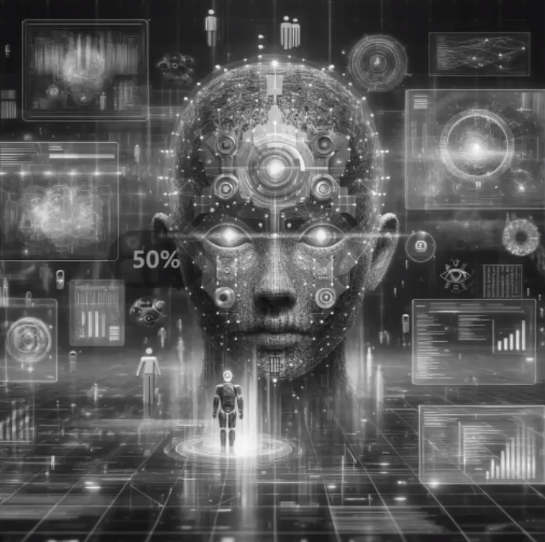
#> input picture code/robot.bmp, 545 x 542 px
$ python '案例8_SVD分解.py'
#> lines starting #> are read from the running program, lines starting #| are printed output that depends on the picture
import cv2
import numpy as np

# 读取图像
image = cv2.imread('robot.bmp', 0)    # 读取为灰度图像
#> image: shape (542, 545); min 15, max 254, mean 88.4

# 对图像进行svd分解。np.float64双精度浮点数类型，image.astype可以对数据类型进行转换
U, S, V = np.linalg.svd(image.astype(np.float64), full_matrices=False)
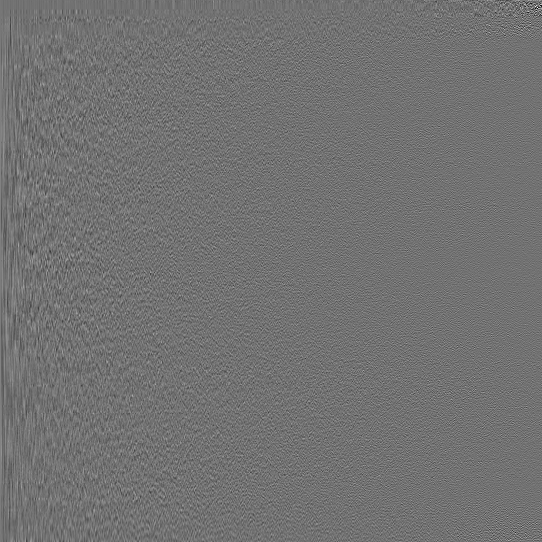
#> U: shape (542, 542) float64; min -0.399, max 0.491, mean 7.32e-05; drawn with min black and max white
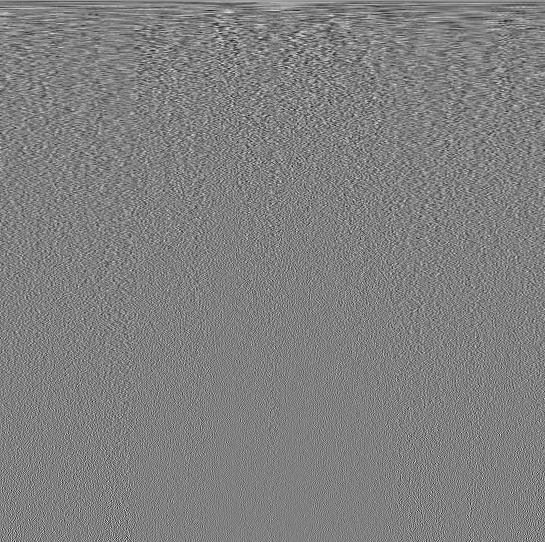
#> V: shape (542, 545) float64; min -0.223, max 0.22, mean 6.34e-05; drawn with min black and max white
#> S = 542 values, max 50319.4 at index 0, min 0.0963 at index 541, mean 364.2

# 定义要保留的奇异值数量
k = 10   # 用前十个最大的特征值重构
s_k = np.diag(S[:k])

# 重构图像
compressed_image = np.dot(U[:, :k], np.dot(s_k, V[:k, :]))
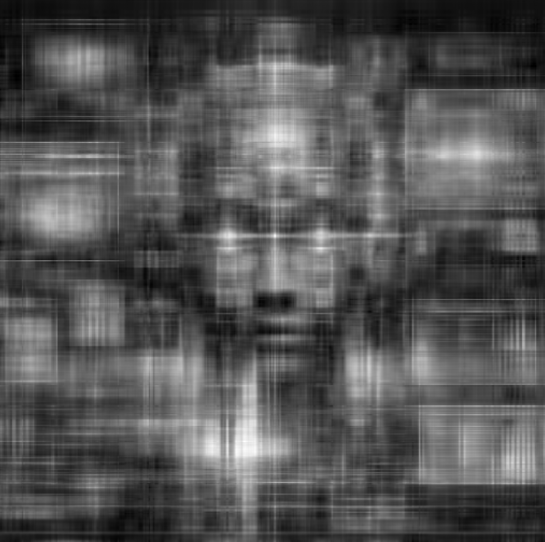
#> compressed_image: shape (542, 545) float64; min 2.23, max 261.6, mean 88.4; drawn with min black and max white
compressed_image = np.clip(compressed_image, 0, 255).astype(np.uint8)  # uint8无符号整数类型

# 显示图像
cv2.imshow('Original Image', image)
cv2.imshow('Compress Image', compressed_image)
cv2.waitKey(0)
cv2.destroyAllWindows()

$ run again, with code/fqk.png saved as code/robot.bmp
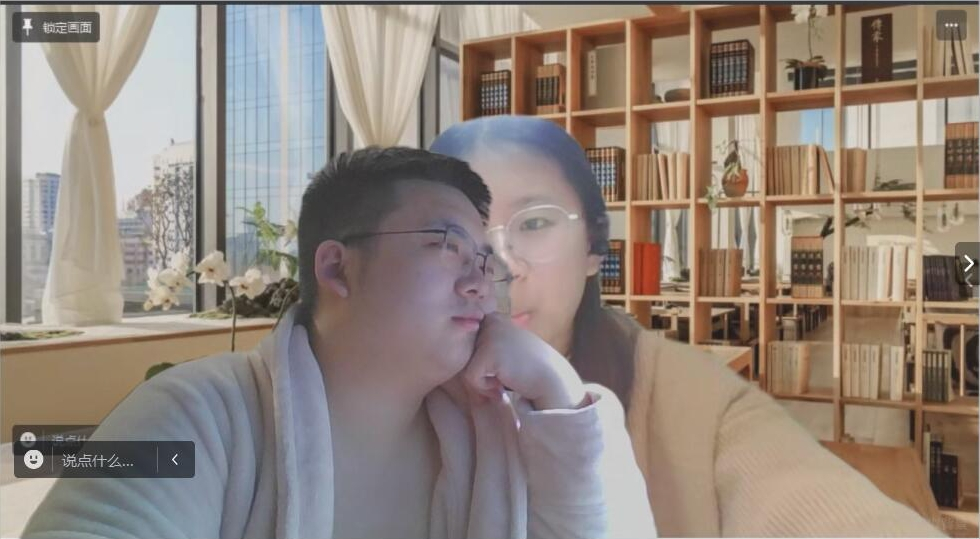
#> input picture code/fqk.png, 980 x 539 px
#> `U, S, V = np.linalg.svd(image.astype(np.float64), full_matrices=False)`:
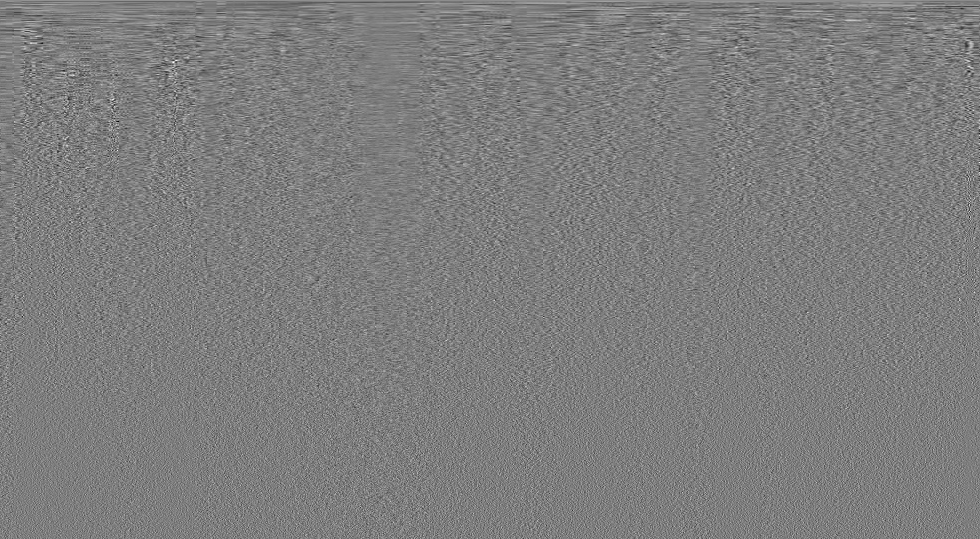
#> V: shape (539, 980) float64; min -0.236, max 0.241, mean 6.13e-05; drawn with min black and max white
#> S = 539 values, max 99668.5 at index 0, min 4.87 at index 538, mean 531.1
#> `compressed_image = np.dot(U[:, :k], np.dot(s_k, V[:k, :]))`:
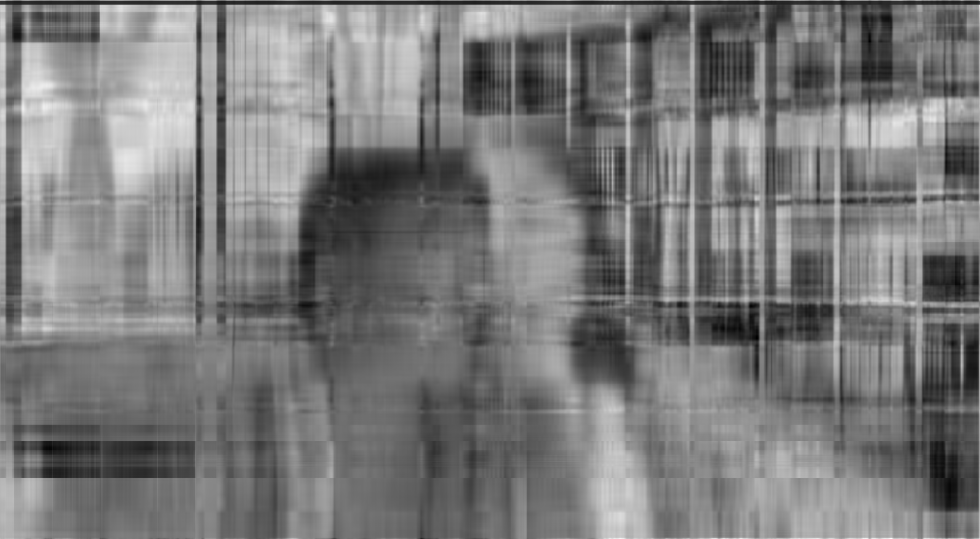
#> compressed_image: shape (539, 980) float64; min 17.99, max 264, mean 135.4; drawn with min black and max white
